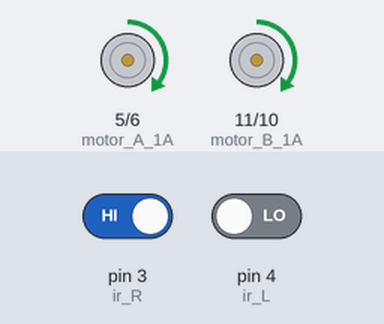
A sketch run on a simulated Arduino Uno, built with avr-gcc and run on an emulated ATmega328P. Parts: motor-driver pin pairs drawn as motors (green arrow = first pin HIGH = forward, orange = second pin HIGH = backward, longer = more drive). The test bench sets the inputs (shaded band); at power-on: pin 3 (ir_R) HIGH, pin 4 (ir_L) LOW. What the sketch prints to the serial monitor is not drawn.

Above: at 1.2 s.
1.3 s: pin 3 (ir_R) driven LOW
At 2.0 s:
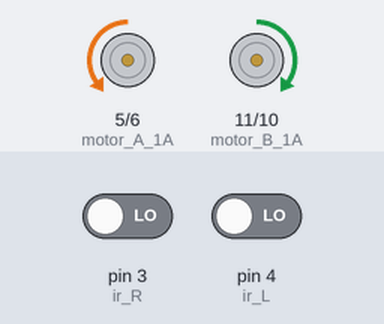
2.8 s: pin 4 (ir_L) driven HIGH
At 3.1 s:
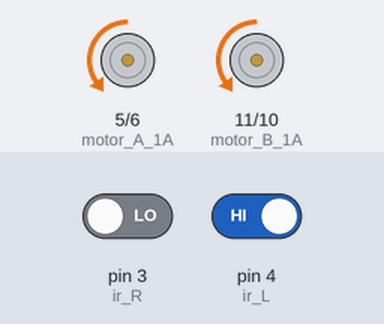
4.3 s: pin 3 (ir_R) driven HIGH
At 5.5 s:
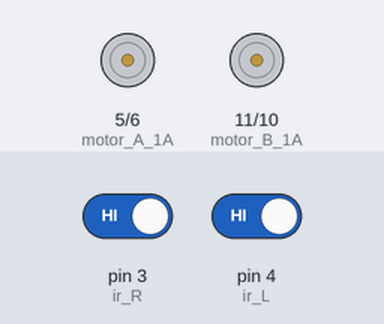
Timing chart, 0 to 7.3 s (numbered marks = the images above; inputs shaded):
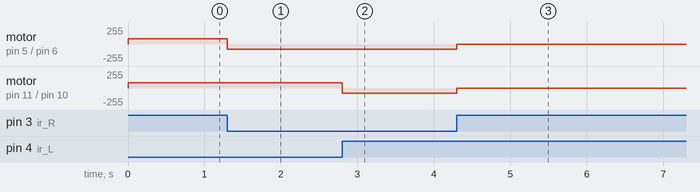

Measured:
- after the input at 1.3 s, motor on pin 5 (motor_A_1A) / pin 6 (motor_A_1B): forward 80/255 → backward 80/255 at once
- after the input at 2.8 s, motor on pin 11 (motor_B_1A) / pin 10 (motor_B_1B): forward 80/255 → backward 80/255 at once
- after the input at 4.3 s, motor on pin 5 (motor_A_1A) / pin 6 (motor_A_1B), motor on pin 11 (motor_B_1A) / pin 10 (motor_B_1B): backward 80/255 → stopped at once

The sketch:

line_tracer.ino
```cpp
#define ir_R 3
#define ir_L 4

#define motor_A_1A 5
#define motor_A_1B 6
#define motor_B_1A 11
#define motor_B_1B 10

int moving_direction = 0;
int moving_speed = 0;
int delta_R = 0;
int delta_L = 0;
int speed_R = 100;
int speed_L = 100;

void forward(int speed_R, int speed_L) {
  analogWrite(motor_A_1A, 0);
  analogWrite(motor_A_1B, speed_R);
  analogWrite(motor_B_1A, speed_L);
  analogWrite(motor_B_1B, 0);
}

void backward(int speed_R, int speed_L) {
  analogWrite(motor_A_1A, speed_R);
  analogWrite(motor_A_1B, 0);
  analogWrite(motor_B_1A, 0);
  analogWrite(motor_B_1B, speed_L);
}

void turnLeft(int speed_R, int speed_L) {
  analogWrite(motor_A_1A, 0);
  analogWrite(motor_A_1B, speed_R);
  analogWrite(motor_B_1A, 0);
  analogWrite(motor_B_1B, speed_L);
}

void turnRight(int speed_R, int speed_L) {
  analogWrite(motor_A_1A, speed_R);
  analogWrite(motor_A_1B, 0);
  analogWrite(motor_B_1A, speed_L);
  analogWrite(motor_B_1B, 0);
}

void stopAll() {
  analogWrite(motor_A_1A, 0);
  analogWrite(motor_A_1B, 0);
  analogWrite(motor_B_1A, 0);
  analogWrite(motor_B_1B, 0);
}

void setup() {
  Serial.begin(115200);

  pinMode(ir_R,INPUT);
  pinMode(ir_L,INPUT);

  pinMode(motor_A_1A, OUTPUT);
  pinMode(motor_A_1B, OUTPUT);
  pinMode(motor_B_1A, OUTPUT);
  pinMode(motor_B_1B, OUTPUT);
}

void loop() {
  int val_R = digitalRead(ir_R);
  int val_L = digitalRead(ir_L);

  if (val_R == LOW && val_L == LOW) {
    forward(80,80);
    Serial.println("F");

  } else if (val_R == HIGH && val_L == HIGH) {
    stopAll();

  } else if (val_L == HIGH) {
    turnLeft(80,80);
    Serial.println("L");
    delay(100);

  }  else if (val_R == HIGH) {
    turnRight(80,80);
    Serial.println("R");
    delay(100);
  }
}
```
